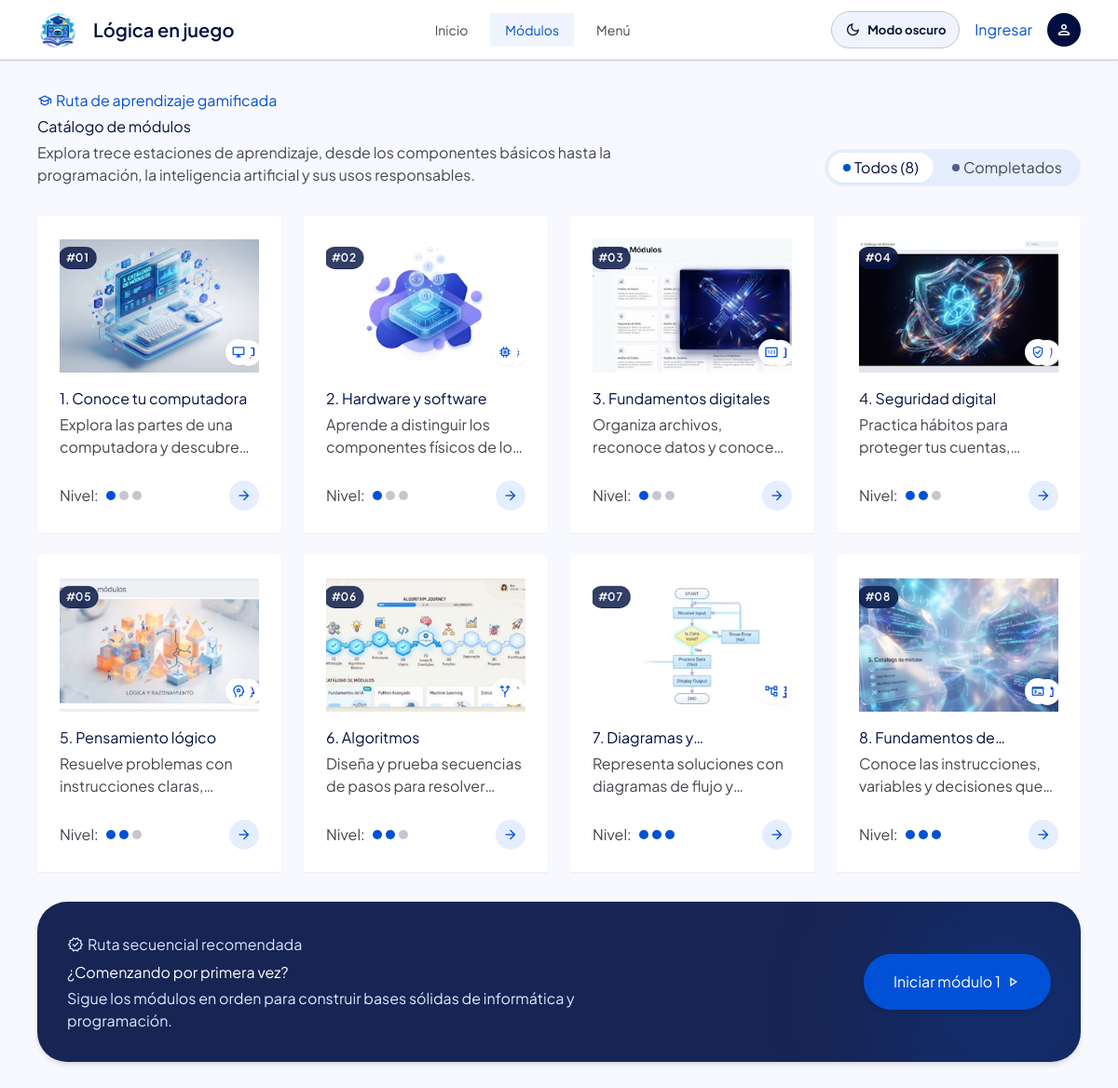
The page /pages/modulos.php on the database its author committed.
### tables this page shows
CREATE TABLE IF NOT EXISTS modules (
    id BIGINT UNSIGNED NOT NULL AUTO_INCREMENT,
    slug VARCHAR(180) NOT NULL,
    title VARCHAR(180) NOT NULL,
    description TEXT NULL,
    objectives TEXT NULL,
    difficulty ENUM('inicial', 'intermedio', 'avanzado') NULL,
    estimated_minutes SMALLINT UNSIGNED NULL,
    sort_order SMALLINT UNSIGNED NOT NULL DEFAULT 0,
    is_published TINYINT(1) NOT NULL DEFAULT 0,
    archived_at TIMESTAMP NULL DEFAULT NULL,
    created_at TIMESTAMP NOT NULL DEFAULT CURRENT_TIMESTAMP,
    updated_at TIMESTAMP NOT NULL DEFAULT CURRENT_TIMESTAMP ON UPDATE CURRENT_TIMESTAMP,
    PRIMARY KEY (id),
    UNIQUE KEY uq_modules_slug (slug),
    KEY idx_modules_catalog (is_published, archived_at, sort_order)
);

### pages/modulos.php (called while the page is built, shortened)
<?php
$paginaActual = 'modulos';
require __DIR__ . '/vistas.php';

### includes/funciones.php (called while the page is built, shortened)
<?php
function escapar(string|int|float|null $valor): string
{
    return htmlspecialchars((string) $valor, ENT_QUOTES | ENT_SUBSTITUTE, 'UTF-8');
}
function rutaPagina(string $pagina, array $parametros = []): string
{
    $script = str_replace('\\', '/', (string) ($_SERVER['SCRIPT_NAME'] ?? '/index.php'));
    $directorio = str_replace('\\', '/', dirname($script));
    if (in_array(basename($directorio), ['admin', 'auth', 'pages'], true)) {
        $directorio = dirname($directorio);
    }
    $prefijo = trim($directorio, "/\\");
    $base = $prefijo === '' ? '' : '/' . $prefijo;
    return $base . '/index.php?' . http_build_query(['page' => $pagina] + $parametros);
}
function usuarioActual(): ?array
{
    return isset($_SESSION['usuario']) && is_array($_SESSION['usuario']) ? $_SESSION['usuario'] : null;
}

### models/Modulo.php (called while the page is built, shortened)
<?php
final class Modulo
{
    public function listarPublicados(?int $usuarioId = null): array
    {
        $consulta = $this->db->prepare(
            'SELECT m.id, m.slug, m.title, m.description, m.objectives, m.difficulty, m.estimated_minutes,
                    m.sort_order, COUNT(DISTINCT l.id) AS lesson_count,
                    COUNT(DISTINCT CASE WHEN lp.completed_at IS NOT NULL THEN lp.lesson_id END) AS completed_lessons
             FROM modules m
             LEFT JOIN lessons l ON l.module_id = m.id AND l.is_published = 1
             LEFT JOIN lesson_progress lp ON lp.lesson_id = l.id AND lp.user_id = :user_id
             WHERE m.is_published = 1 AND m.archived_at IS NULL
             GROUP BY m.id
             ORDER BY m.sort_order, m.id'
        );
        $consulta->execute(['user_id' => $usuarioId]);
        return $consulta->fetchAll();
    }
}

### pages/vistas.php (the view, shortened to what this page needs)
<?php
$paginaActual = $paginaActual ?? 'inicio';
$usuarioActual = usuarioActual();
$db = null;
$obtenerDb = static function () use (&$db): PDO {
    if (!$db instanceof PDO) {
        $db = obtenerConexion();
    }
    return $db;
};
function urlVista(string $pagina, array $parametros = []): string
{
    return escapar(rutaPagina($pagina, $parametros));
}
?>
<!doctype html>
<html lang="es">
<head>
    <script src="https://cdn.tailwindcss.com"></script>
    <link rel="stylesheet" href="assets/css/estilos.css?v=20261110-2">
    <link rel="stylesheet" href="assets/css/componentes.css?v=20261122-3">
    <link rel="stylesheet" href="assets/css/animaciones.css?v=20261122-2">
    <link rel="stylesheet" href="assets/css/responsive.css">
    <link rel="stylesheet" href="assets/css/tema.css?v=20261122-panel-pistas">
</head>
<body class="min-h-screen bg-background font-body-md text-on-surface antialiased" data-session-heartbeat="<?= $usuarioActual ? urlVista('perfil') : '' ?>">
<header class="fixed left-0 right-0 top-0 z-50 border-b border-outline-variant bg-surface-container-lowest shadow-[0_1px_3px_rgba(0,0,0,0.05)]">
    <div class="mx-auto flex h-16 max-w-[1440px] items-center justify-between gap-4 px-4 lg:px-margin">
        <a href="<?= urlVista('inicio') ?>" class="flex shrink-0 items-center gap-space-md font-headline-sm text-headline-sm font-semibold text-primary">
            <img src="assets/images/logo.png" alt="" class="h-11 w-11 object-contain">
            <span>Lógica en juego</span>
        </a>
        <nav class="flex items-center gap-1 overflow-x-auto text-sm md:gap-space-sm" aria-label="Navegación principal">
            <?php
            $enlacesNavegacion = ['inicio' => 'Inicio', 'modulos' => 'Módulos', 'progreso' => 'Progreso', 'menu' => 'Menú'];
            foreach ($enlacesNavegacion as $destino => $etiqueta):
            ?>
                <?php if ($destino === 'progreso' && !$usuarioActual) { continue; } ?>
                <a class="<?= $paginaActual === $destino ? 'bg-surface-container-low text-secondary' : 'text-on-surface-variant hover:bg-surface-container-low hover:text-on-surface' ?> whitespace-nowrap rounded-DEFAULT px-3 py-2 font-label-md transition-colors md:px-space-md"
                   href="<?= urlVista($destino) ?>"><?= escapar($etiqueta) ?></a>
            <?php endforeach; ?>
        </nav>
        <div class="flex shrink-0 items-center gap-2 md:gap-space-md">
            <button type="button" data-theme-toggle aria-pressed="false" class="theme-toggle">
                <span class="material-symbols-outlined theme-toggle-icon" aria-hidden="true">dark_mode</span>
                <span class="theme-toggle-label">Modo oscuro</span>
            </button>
            <?php if ($usuarioActual && ($usuarioActual['role'] ?? '') === 'admin'): ?>
                <a href="<?= urlVista('admin') ?>" class="hidden rounded-full bg-surface-container px-space-md py-space-xs font-label-sm text-secondary transition-colors hover:bg-surface-container-high sm:inline-flex">Admin</a>
            <?php elseif (!$usuarioActual): ?>
                <a href="<?= urlVista('login') ?>" class="hidden font-label-sm text-secondary hover:underline sm:inline-flex">Ingresar</a>
            <?php endif; ?>
            <?php if ($usuarioActual): ?>
                <a href="<?= urlVista('perfil') ?>" aria-label="Abrir mi perfil" title="Mi perfil" class="flex h-10 w-10 items-center justify-center rounded-full bg-tertiary-fixed-dim/40 text-2xl transition-transform hover:scale-110"><?= escapar($usuarioActual['avatar'] ?? '🧠') ?></a>
                <span class="hidden max-w-32 truncate text-sm font-semibold text-on-surface-variant sm:inline"><?= escapar($usuarioActual['username'] ?? $usuarioActual['name'] ?? '') ?></span>
                <?php formularioVista('logout', $paginaActual); ?>
                    <button aria-label="Cerrar sesión" title="Cerrar sesión" class="flex h-9 w-9 items-center justify-center rounded-full bg-primary text-on-primary transition-transform hover:scale-105">
                        <span class="material-symbols-outlined text-xl">logout</span>
                    </button>
                </form>
            <?php else: ?>
                <a aria-label="Crear cuenta" href="<?= urlVista('registro') ?>" class="flex h-9 w-9 items-center justify-center rounded-full bg-primary text-on-primary transition-transform hover:scale-105">
                    <span class="material-symbols-outlined text-xl">person</span>
                </a>
            <?php endif; ?>
        </div>
    </div>
</header>
<main class="min-h-screen w-full bg-background pt-16">
<div class="mx-auto flex w-full max-w-[1440px] flex-col px-4 py-space-xl lg:px-margin">
    <?php
    switch ($paginaActual) {
            ?>
            <?php
        case 'menu':
        case 'modulos':
            ?>
            <?php
            $usuarioId = $usuarioActual ? (int) $usuarioActual['id'] : null;
            $modulos = (new Modulo($obtenerDb()))->listarPublicados($usuarioId);
            $totalModulos = count($modulos);
            $modulosCompletados = array_values(array_filter(
                $modulos,
                static fn (array $modulo): bool => (int) $modulo['lesson_count'] > 0 &&
                    (int) $modulo['completed_lessons'] >= (int) $modulo['lesson_count']
            ));
            $filtroCatalogo = $_GET['filter'] ?? 'all';
            if ($paginaActual === 'modulos') {
                echo '<div class="mb-space-xl flex flex-col justify-between gap-space-lg md:flex-row md:items-end">';
                echo '<div class="flex flex-col gap-space-xs"><div class="flex items-center gap-space-xs font-label-sm text-secondary"><span class="material-symbols-outlined text-base">school</span><span>Ruta de aprendizaje gamificada</span></div>';
                echo '<h1 class="font-headline-lg text-primary">Catálogo de módulos</h1>';
                echo '<p class="max-w-2xl font-body-md text-on-surface-variant">Explora trece estaciones de aprendizaje, desde los componentes básicos hasta la programación, la inteligencia artificial y sus usos responsables.</p></div>';
                echo '<nav class="flex items-center gap-space-xs self-start rounded-full bg-surface-container p-space-xs md:self-auto" aria-label="Filtrar módulos">';
                echo '<a class="flex items-center gap-space-xs rounded-full px-space-md py-space-xs font-label-sm ' .
                    ($filtroCatalogo === 'all' ? 'bg-surface-container-lowest text-primary shadow-sm' : 'text-on-surface-variant') .
                    '" href="' . urlVista('modulos', ['filter' => 'all']) . '"><span class="h-2 w-2 rounded-full bg-secondary"></span>Todos (' . escapar($totalModulos) . ')</a>';
                if ($usuarioActual) {
                    echo '<a class="flex items-center gap-space-xs rounded-full px-space-md py-space-xs font-label-sm ' .
                        ($filtroCatalogo === 'completed' ? 'bg-surface-container-lowest text-primary shadow-sm' : 'text-on-surface-variant') .
                        '" href="' . urlVista('modulos', ['filter' => 'completed']) . '"><span class="h-2 w-2 rounded-full bg-surface-tint"></span>Completados (' .
                        escapar(count($modulosCompletados)) . ')</a>';
                } else {
                    echo '<a class="flex items-center gap-space-xs rounded-full px-space-md py-space-xs font-label-sm text-on-surface-variant" href="' .
                        urlVista('login') . '"><span class="h-2 w-2 rounded-full bg-surface-tint"></span>Completados</a>';
                }
                echo '</nav></div>';
            }
            if (!$modulos) {
                listaVacia($filtroCatalogo === 'completed'
                    ? 'Aún no has completado ningún módulo. Termina todas sus lecciones para verlo aquí.'
                    : 'Todavía no hay módulos disponibles.');
            } else {
                $iconosModulo = [
                    'conoce-tu-computadora' => 'desktop_windows',
                    'hardware-y-software' => 'memory',
                    'fundamentos-digitales' => 'pin',
                    'seguridad-digital' => 'verified_user',
                    'pensamiento-logico' => 'psychology',
                    'algoritmos' => 'alt_route',
                    'diagramas-y-pseudocodigo' => 'account_tree',
                    'fundamentos-de-programacion' => 'terminal',
                ];
                $nivelModulo = ['inicial' => 1, 'intermedio' => 2, 'avanzado' => 3];
                echo '<section class="mb-space-xl grid grid-cols-1 gap-gutter sm:grid-cols-2 lg:grid-cols-4">';
                foreach ($modulos as $modulo) {
                    $slug = (string) $modulo['slug'];
                    $icono = $iconosModulo[$slug] ?? 'code';
                    $nivel = $nivelModulo[$modulo['difficulty'] ?? 'inicial'] ?? 1;
                    $imagen = 'assets/images/' . rawurlencode($slug) . '.png';
                    $moduloUrl = urlVista('detalle_modulo', ['module' => $modulo['id']]);
                    echo '<article class="group relative flex flex-col rounded-DEFAULT bg-surface-container-lowest p-space-lg shadow-sm transition-all duration-300 hover:-translate-y-1 hover:shadow-xl">';
                    echo '<a class="relative mb-space-md flex h-36 w-full items-center justify-center overflow-hidden rounded-DEFAULT bg-surface-container-low" href="' . $moduloUrl . '" aria-label="Abrir módulo ' . escapar($modulo['sort_order']) . '">';
                    echo '<img class="h-full w-full object-cover transition-transform duration-500 group-hover:scale-105" src="' . escapar($imagen) . '" alt="Ilustración: ' . escapar($modulo['title']) . '">';
                    echo '<span class="absolute bottom-space-sm right-space-sm flex h-7 w-7 items-center justify-center rounded-full bg-surface-container-lowest text-secondary shadow-sm"><span class="material-symbols-outlined text-base">' . escapar($icono) . '</span></span></a>';
                    echo '<div class="flex flex-grow flex-col"><h2 class="mb-space-xs line-clamp-1 font-headline-sm text-primary transition-colors group-hover:text-secondary">' . escapar((int) $modulo['sort_order']) . '. ' . escapar($modulo['title']) . '</h2>';
                    echo '<p class="mb-space-md line-clamp-2 min-h-10 font-body-sm text-on-surface-variant">' . escapar($modulo['description'] ?: 'Descubre conceptos y practica con retos interactivos.') . '</p>';
                    echo '<div class="mt-auto flex items-center justify-between pt-space-sm"><div class="flex items-center gap-space-xs"><span class="mr-1 font-label-sm text-on-surface-variant">Nivel:</span>';
                    for ($punto = 1; $punto <= 3; $punto++) {
                        echo '<span class="h-2.5 w-2.5 rounded-full ' . ($punto <= $nivel ? 'bg-secondary' : 'bg-outline-variant') . '"></span>';
                    }
                    echo '</div><a aria-label="Abrir módulo ' . escapar($modulo['sort_order']) . '" class="inline-flex h-8 w-8 items-center justify-center rounded-full bg-surface-container text-secondary transition-colors group-hover:bg-secondary group-hover:text-on-secondary" href="' . $moduloUrl . '"><span class="material-symbols-outlined text-lg">arrow_forward</span></a></div>';
                    echo '</div></article>';
                }
                echo '</section>';
            }
            if ($paginaActual === 'modulos' && $filtroCatalogo !== 'completed') {
                echo '<section class="relative mb-space-xl flex flex-col items-center justify-between gap-space-xl overflow-hidden rounded-lg bg-primary-container p-space-xl text-on-primary shadow-md md:flex-row">';
                echo '<div class="z-10 flex max-w-xl flex-col gap-space-xs"><div class="inline-flex items-center gap-space-xs font-label-sm text-primary-fixed"><span class="material-symbols-outlined text-lg">verified</span>Ruta secuencial recomendada</div>';
                echo '<h2 class="font-headline-md text-surface-container-lowest">¿Comenzando por primera vez?</h2><p class="font-body-sm text-surface-container-high">Sigue los módulos en orden para construir bases sólidas de informática y programación.</p></div>';
                echo '<div class="z-10 flex flex-wrap items-center gap-space-md"><a class="flex items-center gap-space-xs rounded-full bg-secondary px-space-xl py-space-md font-label-md text-on-secondary shadow-md transition hover:bg-secondary-container" href="' .
                    urlVista('detalle_modulo', ['module' => $totalModulos > 0 ? $modulos[0]['id'] : 1]) .
                    '">Iniciar módulo 1 <span class="material-symbols-outlined text-lg">play_arrow</span></a>';
                echo '</div><div class="pointer-events-none absolute -bottom-16 -right-12 h-64 w-64 rounded-full bg-secondary/20 blur-3xl"></div></section>';
            }
            break;
            ?>
            <?php
    }
    ?>
    </div>
</main>
<?php require_once __DIR__ . '/../includes/footer.php'; ?>

### rows shown on the page
modules: slug (picture), sort_order "1", title "Conoce tu computadora", description "Explora las partes de una computadora y…", difficulty "inicial" (drawn)
modules: slug (picture), sort_order "2", title "Hardware y software", description "Aprende a distinguir los componentes físicos de…", difficulty "inicial" (drawn)
modules: slug (picture), sort_order "3", title "Fundamentos digitales", description "Organiza archivos, reconoce datos y…", difficulty "inicial" (drawn)
modules: slug (picture), sort_order "4", title "Seguridad digital", description "Practica hábitos para proteger tus…", difficulty "intermedio" (drawn)
modules: slug (picture), sort_order "5", title "Pensamiento lógico", description "Resuelve problemas con instrucciones…", difficulty "intermedio" (drawn)
modules: slug (picture), sort_order "6", title "Algoritmos", description "Diseña y prueba secuencias de pasos para…", difficulty "intermedio" (drawn)
modules: slug (picture), sort_order "7", title "Diagramas…", description "Representa soluciones con diagramas de flujo…", difficulty "avanzado" (drawn)
modules: slug (picture), sort_order "8", title "Fundamentos…", description "Conoce las instrucciones, variables y decisiones…", difficulty "avanzado" (drawn)

### other values the page prints
escapar($etiqueta) "Inicio"
escapar($etiqueta) "Módulos"
escapar($etiqueta) "Menú"
escapar($totalModulos) "8"
